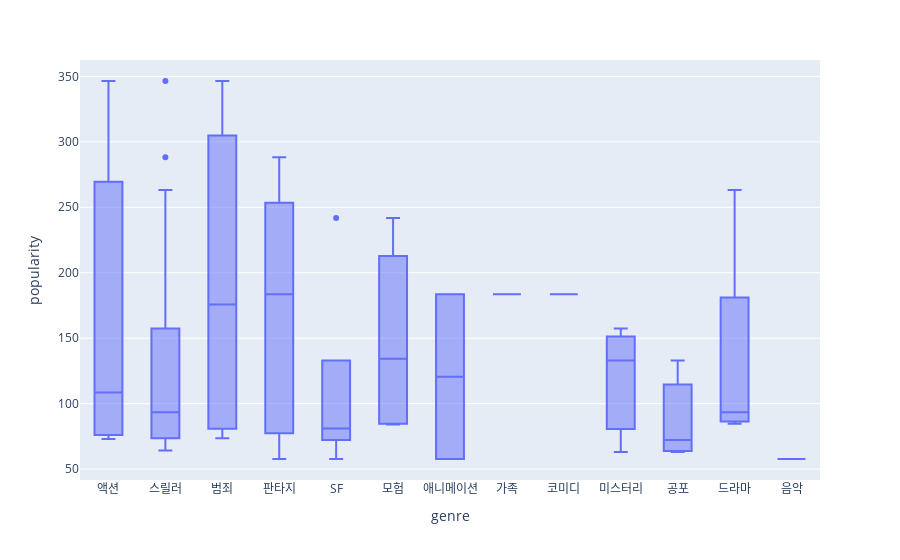

Notebook code cell kept with this figure:
### Code cell
import plotly.express as px

fig = px.box(
    df_g,
    x="genre",
    y="popularity"
)

fig.show()

### Figure 1 — Plotly figure (JSON) as saved in the notebook; plotly's stock layout.template omitted (floating-point values rounded to 4 significant figures)
{"data": [{"alignmentgroup": "True", "hovertemplate": "genre=%{x}<br>popularity=%{y}<extra></extra>", "legendgroup": "", "marker": {"color": "#636efa"}, "name": "", "notched": false, "offsetgroup": "", "orientation": "v", "showlegend": false, "type": "box", "x": ["액션", "스릴러", "범죄", "액션", "판타지", "스릴러", "SF", "모험", "판타지", "애니메이션", "가족", "코미디", "모험", "판타지", "미스터리", "스릴러", "스릴러", "공포", "액션", "미스터리", "SF", "공포", "액션", "스릴러", "액션", "범죄", "드라마", "스릴러", "스릴러", "드라마", "스릴러", "범죄", "드라마", "드라마", "모험", "스릴러", "SF", "액션", "모험", "판타지", "공포", "스릴러", "SF", "액션", "스릴러", "SF", "액션", "스릴러", "스릴러", "범죄", "액션", "공포", "스릴러", "공포", "미스터리", "애니메이션", "음악", "판타지", "SF"], "x0": " ", "xaxis": "x", "y": [346.5, 346.5, 346.5, 288.2, 288.2, 288.2, 241.9, 241.9, 241.9, 183.6, 183.6, 183.6, 183.6, 183.6, 157.5, 157.5, 132.9, 132.9, 132.9, 132.9, 132.9, 108.6, 108.6, 108.6, 263.2, 263.2, 263.2, 263.2, 98.93, 98.93, 88.05, 88.05, 88.05, 84.62, 85.19, 85.19, 85.19, 84.04, 84.04, 84.04, 72.24, 72.24, 72.24, 72.99, 72.99, 76.81, 76.81, 76.81, 73.56, 73.56, 73.56, 64.14, 64.14, 63.07, 63.07, 57.71, 57.71, 57.71, 57.71], "y0": " ", "yaxis": "y"}], "layout": {"boxmode": "group", "legend": {"tracegroupgap": 0}, "margin": {"t": 60}, "xaxis": {"anchor": "y", "domain": [0, 1], "title": {"text": "genre"}}, "yaxis": {"anchor": "x", "domain": [0, 1], "title": {"text": "popularity"}}}}
